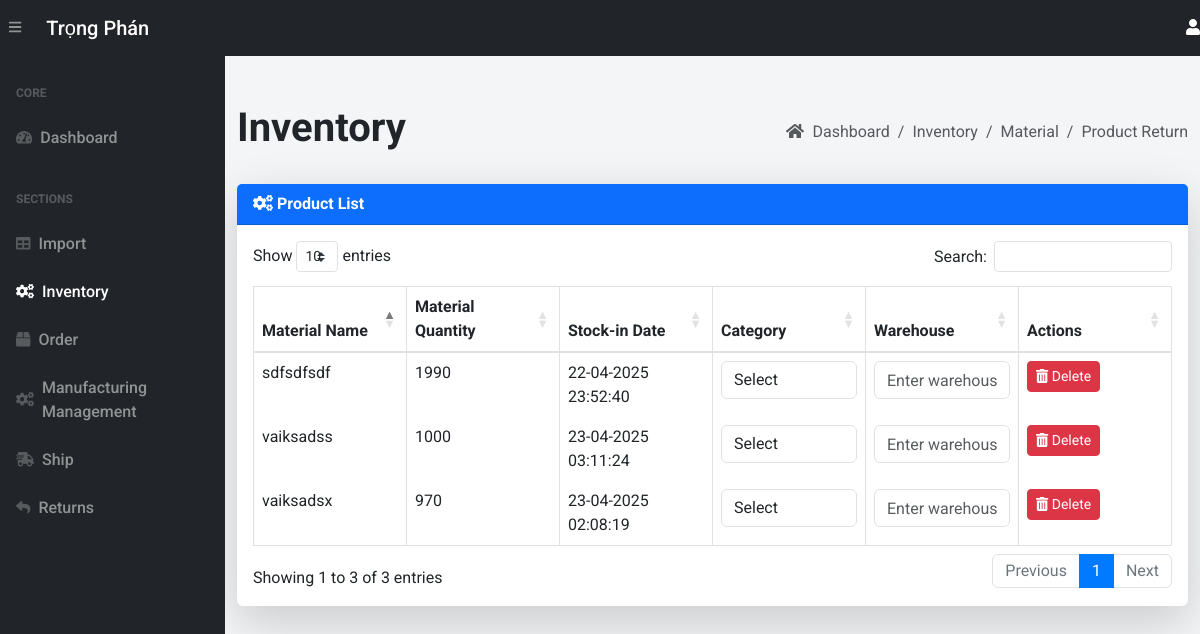
Screenshot of /inventory/ (signed in) with the database file from the repository.
### app.py (models this page shows, shortened)
class Inventory(db.Model):
    __tablename__ = 'inventory'
    stockTran_id = db.Column(db.Integer, primary_key=True)  # Unique ID for the inventory record
    product_name = db.Column(db.String(255), nullable=False)  # Name of the product
    quantity = db.Column(db.Integer, nullable=False, default=0)  # Quantity of the product in stock
    transaction_type = db.Column(db.String(50), nullable=False)  # "Addition" or "Removal"
    transaction_date = db.Column(db.DateTime, default=vietnam_now)  # Date of transaction
    import_id = db.Column(db.Integer, db.ForeignKey('imports.import_id'), nullable=False)  # Foreign Key to Import (raw material)
    import_data = db.relationship('Import', backref='inventory_records', lazy=True)
    category = db.Column(db.String(255))
    warehouse=db.Column(db.String(255))

class Import(db.Model):
    __tablename__ = 'imports'
    import_id = db.Column(db.Integer, primary_key=True, autoincrement=True)
    material_name = db.Column(db.String(255), nullable=False)
    material_description = db.Column(db.String(255))
    quantity_in_stock = db.Column(db.Integer, default=0)
    reorder_level = db.Column(db.Integer, default=30)
    sup_name = db.Column(db.String(255), nullable=False)
    sup_contact_info = db.Column(db.String(255), nullable=False)
    sup_address = db.Column(db.String(255), nullable=False)
    status = db.Column(db.String(50), default="Supplying")
    section_name = db.Column(db.String(255))  # Section name for classification
    category = db.Column(db.String(255))  # Category of the material

### app.py (the view)
@app.route('/inventory/')
@login_required
def view_inventory():
    inventory = Inventory.query.all()
    low_stock_items = [item for item in inventory if item.quantity <= item.import_data.reorder_level]
    imports = Import.query.all()
    return render_template("inventory.html", inventory=inventory, imports=imports,low_stock_items=low_stock_items )

### app.py (called while the page is built, shortened)
@login_manager.user_loader
def load_user(user_id):
    return User.query.get(int(user_id))

def add_monthly_data():
    current_year = datetime.now().year
    months = [f"{current_year}-{str(month).zfill(2)}" for month in range(1, 4)]  # Tháng 1 đến tháng 6
    for month in months:
        existing_month_data = db.session.query(Order).filter(Order.order_date.like(f'{month}%')).first()
    db.session.commit()

@app.before_request
def initialize_data():
    add_monthly_data()

### templates/inventory.html (shortened to what this page needs)
{% extends 'base.html' %}
{% block content %}
<main>
    <div class="container-fluid mt-5">
        <div class="d-flex justify-content-between align-items-center mb-4">
            <h1 class="text-dark font-weight-bold">Inventory</h1>
            <ol class="breadcrumb mb-0">
                <li class="breadcrumb-item"><a href="/dashboard" class="text-decoration-none text-muted"><i class="fas fa-home mr-1"></i> Dashboard</a></li>
                <li class="breadcrumb-item"><a href="" class="text-decoration-none text-muted">Inventory</a></li>
                <li class="breadcrumb-item"><a href="/inventory/" class="text-decoration-none text-muted">Material</a></li>
                <li class="breadcrumb-item"><a href="/inventorypro/" class="text-decoration-none text-muted">Product Return</a></li>
            </ol>
        </div>
        <div class="card shadow-lg border-0 mb-4">
            <div class="card-header bg-primary text-white font-weight-bold">
                <i class="fas fa-cogs"></i> Product List
            </div>
            <div class="card-body">
                <table class="table table-bordered table-hover" id="dataTable" width="100%" cellspacing="0" style="table-layout: fixed;">
                    <thead class="bg-light">
                        <tr>
                            <th>Material Name</th>
                            <th>Material Quantity</th>
                            <th>Stock-in Date</th>
                            <th>Category</th>
                            <th>Warehouse</th>
                            <th>Actions</th>
                        </tr>
                    </thead>
                    <tbody>
                        {% for item in inventory %}
                        <tr>
                            <td>{{ item.import_data.material_name }}</td>
                            <td>
                                {% if item.quantity < item.import_data.reorder_level %}
                                    <span class="text-danger">Stock is low! Please update records.</span>
                                {% else %}
                                    {{ item.quantity }}
                                {% endif %}
                            </td>
                            <td>{{ item.transaction_date.strftime('%d-%m-%Y %H:%M:%S') }}</td>
                            <td>
                                {% if item.category is none %}
                                    <form action="{{ url_for('classify_material', inventory_id=item.stockTran_id) }}" method="POST" class="d-flex flex-column align-items-start">
                                        <select name="category" required class="form-control mb-2">
                                            <option value="" disabled selected>Select</option>
                                        </select>
                                    </form>
                                {% else %}
                                    {{ item.category }}
                                {% endif %}
                            </td>
                            <td>
                                {% if item.warehouse is none %}
                                    <form action="{{ url_for('classify_warehouse', inventory_id=item.stockTran_id) }}" method="POST" class="d-flex flex-column align-items-start">
                                        <input type="text" name="warehouse" placeholder="Enter warehouse" required class="form-control mb-2">
                                    </form>
                                {% else %}
                                    {{ item.warehouse }}
                                {% endif %}
                            </td>
                            <td>
                                {% if item.import_data and item.quantity < item.import_data.reorder_level %}
                                    <a href="{{ url_for('create_purchase_request', import_id=item.stockTran_id) }}" class="btn btn-primary btn-sm hover-shadow">
                                        <i class="fas fa-cart-plus"></i> Create Purchase
                                    </a>
                                {% else %}
                                <form action="{{ url_for('delete_inventory', inventory_id=item.stockTran_id) }}" method="POST" style="display:inline;">
                                    <button type="submit" class="btn btn-danger btn-sm hover-shadow" onclick="return confirm('Are you sure you want to delete this inventory item?')">
                                        <i class="fas fa-trash-alt"></i> Delete
                                    </button>
                                </form>
                                {% endif %}
                            </td>
                        </tr>
                        {% endfor %}
                    </tbody>
                </table>
            </div>
        </div>
    </div>
</main>
{% endblock %}

### templates/base.html (style rules this page uses)
body { font-family: 'Roboto', sans-serif; background-color: #f4f5f7; color: #333; }

### rows the page displays
Inventory: import_data.material_name "sdfsdfsdf", quantity "1990", transaction_date "22-04-2025 23:52:40"
Inventory: import_data.material_name "vaiksadsx", quantity "970", transaction_date "23-04-2025 02:08:19"
Inventory: import_data.material_name "vaiksadss", quantity "1000", transaction_date "23-04-2025 03:11:24"
